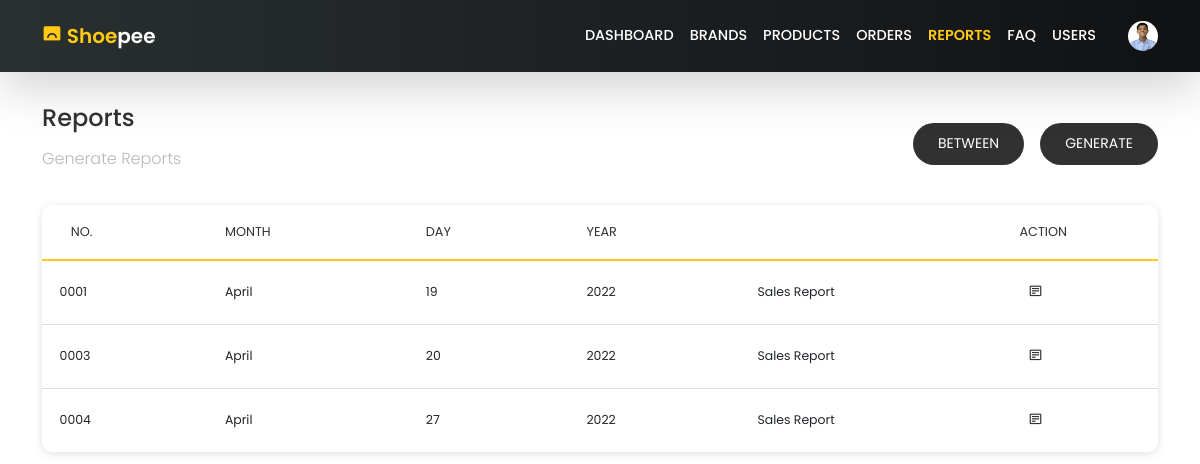
Page /admin/reports.php (signed in) on the committed database.
### tables this page shows
CREATE TABLE `reports` (
  `ID` int(11) NOT NULL,
  `TYPE` varchar(50) NOT NULL,
  `DATE_GENERATED` date NOT NULL
);

### admin/reports.php (the view, shortened to what this page needs)
<!DOCTYPE html>
<html lang="en">
<head>
    <?php require '../partials/imports.php' ?>
</head>
<body>
    <?php require '../partials/_nav.php' ?>
    <section id="admin-orders">
        <div class="container">
            <div class="top">
                <div class="left">
                    <h4>Reports</h4>
                    <h6>Generate Reports</h6>
                </div>
                <div class="right" style="display: flex; gap: 1rem">
                    <div class="specific-report-container">
                        <button class="btn btn-sm specific-report">BETWEEN</button>
                    </div>
                    <button class="btn btn-sm generate-report">GENERATE</button>
                </div>
            </div>
            <div class="customer-orders">
                <div class="table-responsive">
                    <table>
                        <thead>
                            <tr>
                                <td>No.</td>
                                <td>Month</td>
                                <td>Day</td>
                                <td>Year</td>
                                <td></td>
                                <td width="15%">Action</td>
                            </tr>
                        </thead>
                        <tbody>
                        <?php
                            include_once '../partials/connectionString.php';
                            $sql = "SELECT * FROM reports";
                            $query = mysqli_query($conn, $sql);
                            if(mysqli_num_rows($query) > 0){
                                while($row = mysqli_fetch_assoc($query)){
                                    echo '<tr>
                                            <td>000'.$row['ID'].'</td>
                                            <td>'.date_format(date_create($row['DATE_GENERATED']), "F").'</td>
                                            <td>'.date_format(date_create($row['DATE_GENERATED']), "d").'</td>
                                            <td>'.date_format(date_create($row['DATE_GENERATED']), "Y").'</td>
                                            <td>'.$row['TYPE'].'</td>
                                            <td>
                                                <button class="btn btn-sm report-details" value="'.$row['DATE_GENERATED'].'"><i class="bx bx-detail"></i></button>
                                            </td>
                                        </tr>';
                                }
                            } else{
                                echo 'No records found';
                            }
                        ?>
                        </tbody>
                    </table>
                </div>
            </div>
        </div>
    </section>
</body>
</html>

### css/index.css (style rules this page uses)
:root { --color-primary: #FFC914; --color-secondary: #2D3047; --color-dark: #313131; --color-warning: #FCA311; --color-success: #18A999; --color-light: #FFFFFF; --poppins: 'Poppins', sans-serif; --roboto: 'Roboto', sans-serif; }
html { scroll-behavior: smooth; }
body { margin: 0; padding: 0; font-family: var(--poppins); text-decoration: none; list-style: none; overflow-x: hidden; }
.table-responsive { box-shadow: 0 2px 10px #e0e0e0; border-radius: 10px; height: auto; }
.table-responsive table { width: 100%; height: 100%; }
.table-responsive table thead tr td { border-bottom: 2px solid #e0e0e0; padding: 1.1rem 1.8rem; color: var(--color-dark); font-size: 0.8rem; font-weight: 400; text-transform: uppercase; }
.table-responsive table tbody tr td { padding: 1rem 1.8rem; font-size: 0.78rem; font-weight: 400; border-bottom: 1px solid #e0e0e0; }
.table-responsive table tbody tr:last-child td { border-bottom: none; }
#admin-orders { width: 100%; height: calc(100vh - 6.5rem); }
#admin-orders .container { margin-top: 6.5rem; }
#admin-orders h4 { color: var(--color-dark); margin-bottom: 1rem; }
#admin-orders h6 { color: #B4B9B9; margin-bottom: 1rem; font-weight: 300; }
#admin-orders .top { display: flex; justify-content: space-between; align-items: center; }
#admin-orders .top .right button { background-color: var(--color-dark); color: var(--color-light); padding: 0.6rem 1.5rem; border-radius: 30px; transition: 0.4s ease; }
#admin-orders .customer-orders { width: 100%; height: auto; padding-top: 1.3rem; }
.customer-orders .table-responsive { box-shadow: 0 2px 10px #e0e0e0; border-radius: 10px; height: auto; }
.customer-orders .table-responsive table { width: 100%; height: 100%; }
.customer-orders .table-responsive table thead tr td { border-bottom: 2px solid var(--color-primary); padding: 1.1rem 1.8rem; color: var(--color-dark); font-size: 0.8rem; font-weight: 400; text-transform: uppercase; }
.customer-orders .table-responsive table tbody tr td { padding: 1rem 1.8rem; font-size: 0.78rem; font-weight: 400; border-bottom: 1px solid #e0e0e0; }
.customer-orders .table-responsive table tbody tr td:first-child { padding: 1.1rem 0 1.1rem 1.1rem; }
.customer-orders .table-responsive table tbody tr:last-child td { border: none; }
.customer-orders .table-responsive table button { color: var(--color-dark); border-radius: 50%; transition: all ease 0.3s; }
.specific-report-container { position: relative; }

### rows in the picture
reports: ID "1", DATE_GENERATED "April", DATE_GENERATED "19", DATE_GENERATED "2022", TYPE "Sales Report"
reports: ID "3", DATE_GENERATED "April", DATE_GENERATED "20", DATE_GENERATED "2022", TYPE "Sales Report"
reports: ID "4", DATE_GENERATED "April", DATE_GENERATED "27", DATE_GENERATED "2022", TYPE "Sales Report"
